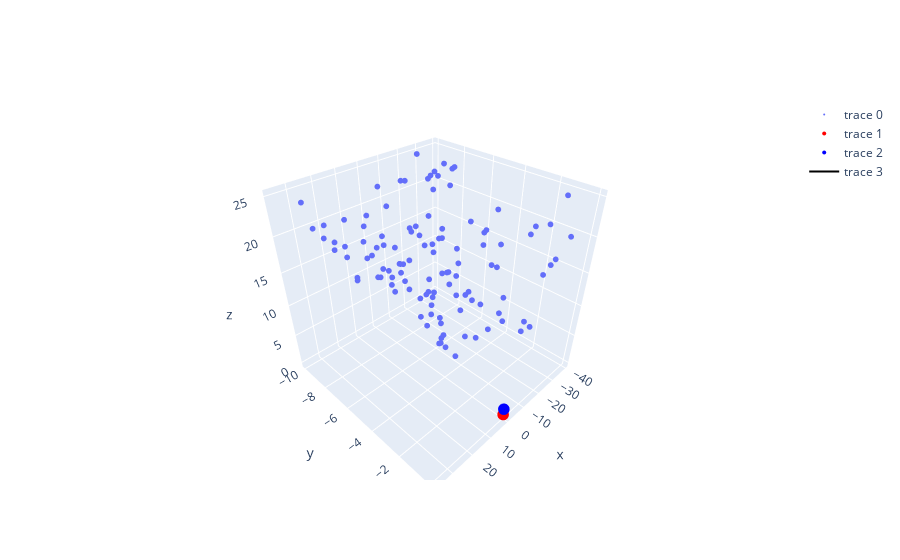

The code cell stored with this chart in its notebook:
### Code cell
pose_0 = vo.get_trajectory()[0]
pose_1 = vo.get_trajectory()[1]

world_points = vo.get_map()['position']
print('Number of world points: ', len(world_points))

x_coords = [point[0] for point in world_points]
y_coords = [point[1] for point in world_points]
z_coords = [point[2] for point in world_points]

fig = go.Figure()
fig.add_trace(go.Scatter3d(x=x_coords, y=y_coords, z=z_coords, mode='markers', marker=dict(size=2)))

fig.add_trace(go.Scatter3d(x=[pose_0[0, 3]], y=[pose_0[1, 3]], z=[pose_0[2, 3]], mode='markers', marker=dict(size=4, color='red')))
fig.add_trace(go.Scatter3d(x=[pose_1[0, 3]], y=[pose_1[1, 3]], z=[pose_1[2, 3]], mode='markers', marker=dict(size=4, color='blue')))
fig.add_trace(go.Scatter3d(x=[pose_0[0, 3], pose_1[0, 3]], y=[pose_0[1, 3], pose_1[1, 3]], z=[pose_0[2, 3], pose_1[2, 3],], mode='lines', line=dict(color='black', width=2)))

fig.show()
